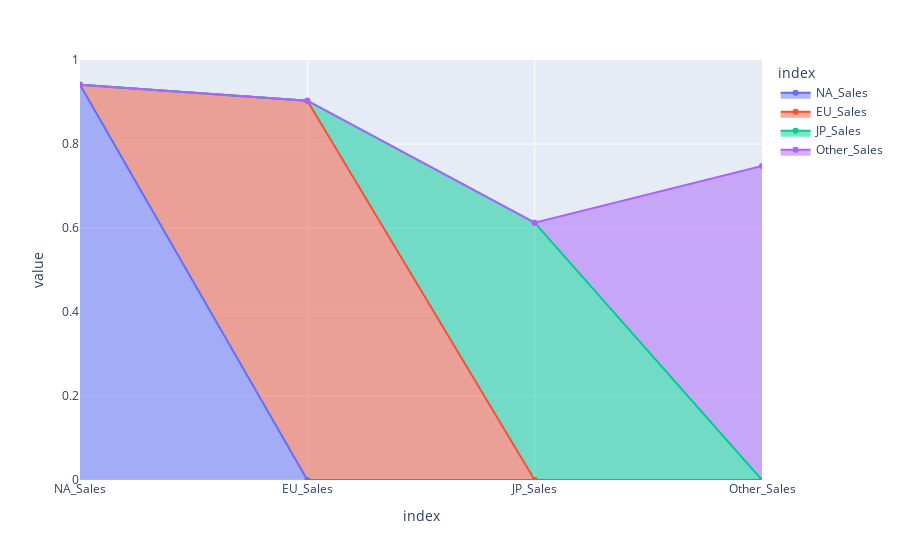

Notebook code cell kept with this figure:
### Markdown cell above
### 25. Is there a strong correlation between regional sales (`NA_Sales`, `EU_Sales`, `JP_Sales`) and overall `Global_Sales`?

### Code cell
sales_region = df[['NA_Sales', 'EU_Sales', 'JP_Sales', 'Other_Sales', 'Global_Sales']].corr()['Global_Sales'].drop('Global_Sales')

fig = px.area(sales_region, markers=True, color=sales_region.index)
fig.show()

### Figure 1 — Plotly figure (JSON) as saved in the notebook; plotly's stock layout.template omitted (floating-point values rounded to 4 significant figures)
{"data": [{"fillpattern": {"shape": ""}, "hovertemplate": "index=%{x}<br>variable=Global_Sales<br>value=%{y}<extra></extra>", "legendgroup": "NA_Sales", "line": {"color": "#636efa"}, "marker": {"symbol": "circle"}, "mode": "lines+markers", "name": "NA_Sales", "orientation": "v", "showlegend": true, "stackgroup": "1", "type": "scatter", "x": ["NA_Sales"], "xaxis": "x", "y": [0.9413], "yaxis": "y"}, {"fillpattern": {"shape": ""}, "hovertemplate": "index=%{x}<br>variable=Global_Sales<br>value=%{y}<extra></extra>", "legendgroup": "EU_Sales", "line": {"color": "#EF553B"}, "marker": {"symbol": "circle"}, "mode": "lines+markers", "name": "EU_Sales", "orientation": "v", "showlegend": true, "stackgroup": "1", "type": "scatter", "x": ["EU_Sales"], "xaxis": "x", "y": [0.9033], "yaxis": "y"}, {"fillpattern": {"shape": ""}, "hovertemplate": "index=%{x}<br>variable=Global_Sales<br>value=%{y}<extra></extra>", "legendgroup": "JP_Sales", "line": {"color": "#00cc96"}, "marker": {"symbol": "circle"}, "mode": "lines+markers", "name": "JP_Sales", "orientation": "v", "showlegend": true, "stackgroup": "1", "type": "scatter", "x": ["JP_Sales"], "xaxis": "x", "y": [0.6128], "yaxis": "y"}, {"fillpattern": {"shape": ""}, "hovertemplate": "index=%{x}<br>variable=Global_Sales<br>value=%{y}<extra></extra>", "legendgroup": "Other_Sales", "line": {"color": "#ab63fa"}, "marker": {"symbol": "circle"}, "mode": "lines+markers", "name": "Other_Sales", "orientation": "v", "showlegend": true, "stackgroup": "1", "type": "scatter", "x": ["Other_Sales"], "xaxis": "x", "y": [0.748], "yaxis": "y"}], "layout": {"legend": {"title": {"text": "index"}, "tracegroupgap": 0}, "margin": {"t": 60}, "xaxis": {"anchor": "y", "categoryarray": ["NA_Sales", "EU_Sales", "JP_Sales", "Other_Sales"], "categoryorder": "array", "domain": [0, 1], "title": {"text": "index"}}, "yaxis": {"anchor": "x", "domain": [0, 1], "title": {"text": "value"}}}}
